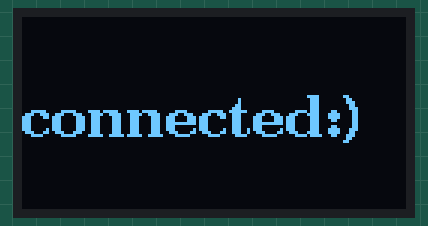
Simulated run of this sketch. Board: ESP32. Shown: 128×64 one-colour display. WiFi joins after 1.5 s; servers stay silent unless stated.

Above: at 1.6 s.

The sketch:

wifiManagerTest.ino
```cpp
#include<WiFi.h>
#include <WiFiManager.h> // https://github.com/tzapu/WiFiManager
#include <U8g2lib.h>

U8G2_SSD1306_128X64_NONAME_F_HW_I2C u8g2(U8G2_R0, /* reset=*/ U8X8_PIN_NONE);
 WiFiManager wifiManager;
 bool res;


 void init_screen() {
  u8g2.begin();
  u8g2.setDrawColor(1);
  u8g2.setFont(u8g2_font_ncenB14_tr);

  u8g2.clearBuffer();
  u8g2.drawStr(0, 40, "connecting...");
  u8g2.sendBuffer();
}

void setup() {
  init_screen();
    // WiFi.mode(WIFI_STA); // explicitly set mode, esp defaults to STA+AP
    // it is a good practice to make sure your code sets wifi mode how you want it.

    // put your setup code here, to run once:
    Serial.begin(9600);

    //WiFiManager, Local intialization. Once its business is done, there is no need to keep it around
   //here was declared wifiManager

    // reset settings - wipe stored credentials for testing
    // these are stored by the esp library
     wifiManager.resetSettings();

    // Automatically connect using saved credentials,
    // if connection fails, it starts an access point with the specified name ( "AutoConnectAP"),
    // if empty will auto generate SSID, if password is blank it will be anonymous AP (wm.autoConnect())
    // then goes into a blocking loop awaiting configuration and will return success result

//here was declared bool res;

    // res = wm.autoConnect(); // auto generated AP name from chipid
    // res = wm.autoConnect("AutoConnectAP"); // anonymous ap
    res = wifiManager.autoConnect("AutoConnectAP","password"); // password protected ap

    if(!res) {
        Serial.println("Failed to connect");
        // ESP.restart();
    }
    else {
        //if you get here you have connected to the WiFi
        u8g2.clearBuffer();
        u8g2.drawStr(0, 40, "connected:)");
        u8g2.sendBuffer();
    }

}

void loop() {
   if(WiFi.status() != WL_CONNECTED) {
    Serial.println("WiFi disconnected, attempting to reconnect...");
    u8g2.clearBuffer();
    u8g2.drawStr(0, 40, "wifi error");
    u8g2.sendBuffer();
    res = wifiManager.autoConnect("AutoConnectAP","password"); // This will open the configuration portal if not able to reconnect.
    if(res){
      u8g2.clearBuffer();
      u8g2.drawStr(0, 40, "connected");
      u8g2.sendBuffer();
    }
  }
  // Your regular loop code goes here

  delay(100);
}
```
